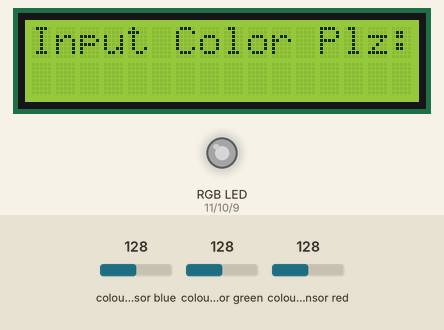
Bench run of a sketch on a simulated Arduino Uno, built with avr-gcc and run on an emulated ATmega328P. On the bench: 16×2 character LCD, an RGB LED mixed from three pins (HIGH = lit). Wiring (inferred from the names in the program): TCS3200 colour sensor: output pin 8; S2 pin 6; S3 pin 7; S0 pin 4; S1 pin 5. Inputs (shaded band) come from the test bench; at power-on: colour sensor blue 128, colour sensor green 128, colour sensor red 128. Dim RGB values are drawn brighter than linear; pins used as bus, display or sensor lines are not drawn.

Above: at 1.2 s.
1.3 s: colour sensor blue set to 5
At 2.7 s:
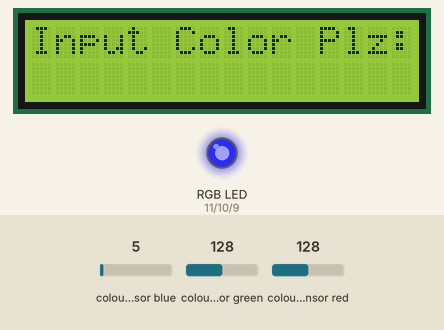
3.0 s: colour sensor green set to 5
At 4.3 s:
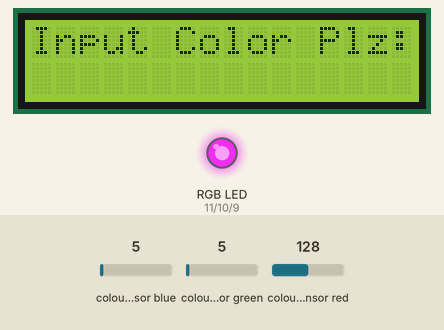
4.8 s: colour sensor red set to 5
At 6.1 s:
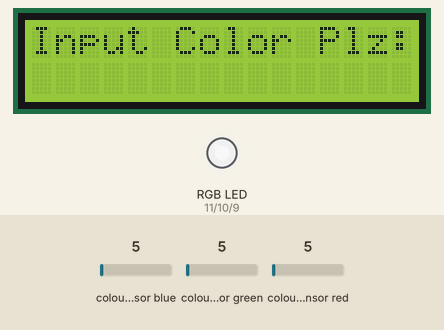
6.6 s: colour sensor blue set to 64
At 7.8 s:
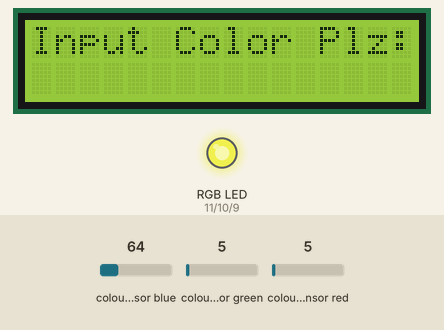
8.4 s: colour sensor green set to 64
At 9.6 s:
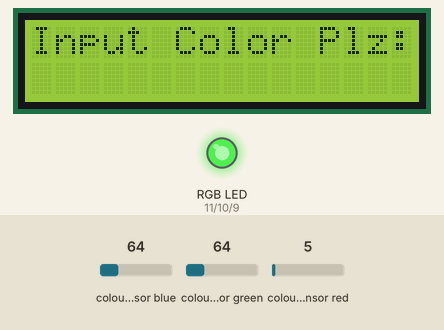
10.3 s: colour sensor red set to 73
At 11.4 s:
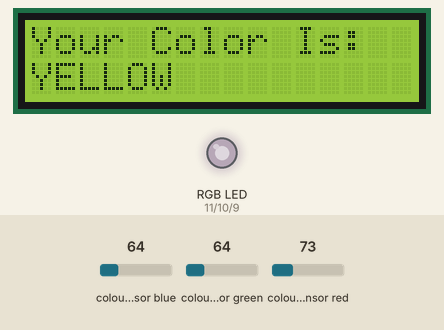
Timing chart, 0 to 13.1 s (numbered marks = the images above; inputs shaded):
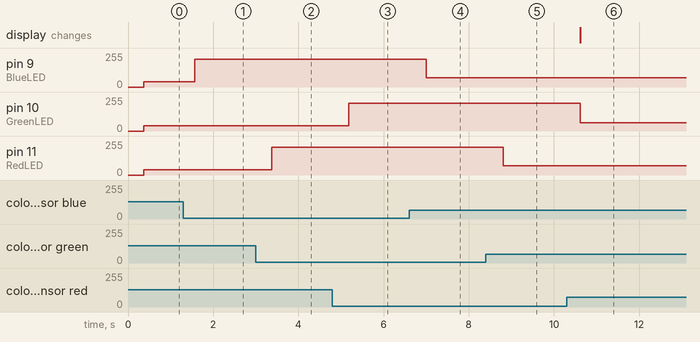

Measured:
- after the input at 1.3 s, pin 9 (BlueLED): 39/255 → 207/255 after 0.27 s
- after the input at 3.0 s, pin 11 (RedLED): 39/255 → 207/255 after 0.38 s
- after the input at 4.8 s, pin 10 (GreenLED): 39/255 → 207/255 after 0.39 s
- after the input at 6.6 s, pin 9 (BlueLED): 207/255 → 68/255 after 0.40 s
- after the input at 8.4 s, pin 11 (RedLED): 207/255 → 68/255 after 0.41 s
- after the input at 10.3 s, pin 10 (GreenLED): 207/255 → 62/255 after 0.31 s; the display: changes after 0.32 s (image 6)

The sketch:

Source_Code.ino
```cpp
#include <LiquidCrystal.h>
LiquidCrystal lcd (13,12,3,2,1,0);
#define S0 4
#define S1 5
#define S2 6
#define S3 7
#define RedLED 11
#define GreenLED 10
#define BlueLED 9
#define sensorOut 8
int frequencyRed = 0;
int frequencyGreen =0;
int frequencyBlue=0;

void setup() {
  lcd.begin( 16, 2);
  lcd.print("Input Color Plz:");
  pinMode(S0, OUTPUT);
  pinMode(S1, OUTPUT);
  pinMode(S2, OUTPUT);
  pinMode(S3, OUTPUT);
  pinMode(RedLED, OUTPUT);
  pinMode(GreenLED, OUTPUT);
  pinMode(BlueLED, OUTPUT);

  pinMode(sensorOut, INPUT);

  // Setting frequency-scaling to 20%
  digitalWrite(S0,HIGH);
  digitalWrite(S1,LOW);
  analogWrite(RedLED,0);
  analogWrite(GreenLED, 0);
  analogWrite(BlueLED, 0);
//  Serial.begin(9600);

}
void loop() {
  // Setting red filtered photodiodes to be read
  digitalWrite(S2,LOW);
  digitalWrite(S3,LOW);
  // Reading the output frequency
  frequencyRed = pulseIn(sensorOut, LOW);
  // Printing the value on the serial monitor
  Serial.print("R= ");//printing name
  Serial.print(frequencyRed);//printing RED color frequency
  Serial.print("  ");
  delay(100);
  // Setting Green filtered photodiodes to be read
  digitalWrite(S2,HIGH);
  digitalWrite(S3,HIGH);
  // Reading the output frequency
  frequencyGreen= pulseIn(sensorOut, LOW);
  // Printing the value on the serial monitor
  Serial.print("G= ");//printing name
  Serial.print(frequencyGreen);//printing RED color frequency
  Serial.print("  ");
  delay(100);
  // Setting Blue filtered photodiodes to be read
  digitalWrite(S2,LOW);
  digitalWrite(S3,HIGH);
  // Reading the output frequency
  frequencyBlue = pulseIn(sensorOut, LOW);
  // Printing the value on the serial monitor
  Serial.print("B= ");//printing name
  Serial.print(frequencyBlue);//printing RED color frequency
  Serial.println("  ");
  delay(100);
  analogWrite(RedLED, frequencyGreen);
    analogWrite(GreenLED, frequencyRed);
    analogWrite(BlueLED, frequencyBlue);
   //
  if(frequencyRed>46 && frequencyRed<65 && frequencyGreen>39 && frequencyGreen<90 && frequencyBlue>60 && frequencyBlue<160 ){
    lcd.clear();
    lcd.print("Your Color Is:");
    lcd.setCursor(0, 1);
    lcd.print("YELLOW");
    delay(3500);
    lcd.clear();
    lcd.print("Input Color Plz:");

  }
  //
  else if(frequencyRed>56 && frequencyRed<72 && frequencyGreen>255 && frequencyGreen<275 && frequencyBlue>180 && frequencyBlue<206 ){
    lcd.clear();
    lcd.print("Your Color Is:");
    lcd.setCursor(0, 1);
    lcd.print("RED");
     delay(3500);
    lcd.clear();
    lcd.print("Input Color Plz:");


  }
   else if(frequencyRed>350 && frequencyRed<380 && frequencyGreen>435 && frequencyGreen<475 && frequencyBlue>310 && frequencyBlue<350 ){
    lcd.clear();
    lcd.print("Your Color Is:");
    lcd.setCursor(0, 1);
    lcd.print("BLACK");
     delay(3500);
    lcd.clear();
    lcd.print("Input Color Plz:");

  }

  else if(frequencyRed>170 && frequencyRed<200 && frequencyGreen>168 && frequencyGreen<190 && frequencyBlue>190 && frequencyBlue<215 ){
    lcd.clear();
    lcd.print("Your Color Is:");
    lcd.setCursor(0, 1);
    lcd.print("GREEN");
     delay(3500);
    lcd.clear();
    lcd.print("Input Color Plz:");

  }
    else if(frequencyRed>160 && frequencyRed<186 && frequencyGreen>260 && frequencyGreen<285 && frequencyBlue>115 && frequencyBlue<140 ){
    lcd.clear();
    lcd.print("Your Color Is:");
    lcd.setCursor(0, 1);
    lcd.print("VIOLET");
     delay(3500);
    lcd.clear();
    lcd.print("Input Color Plz:");


  }
   else if(frequencyRed>115 && frequencyRed<150 && frequencyGreen>70 && frequencyGreen<100&& frequencyBlue>30 && frequencyBlue<50 ){
    lcd.clear();
    lcd.print("Your Color Is:");
    lcd.setCursor(0, 1);
    lcd.print("Sky Blue");
     delay(3500);
    lcd.clear();
    lcd.print("Input Color Plz:");


  }
//  else if(frequencyRed>75 && frequencyRed<98 && frequencyGreen>134 && frequencyGreen<170 && frequencyBlue>30 && frequencyBlue<42 ){
//    lcd.clear();
//    lcd.print("Your Color Is:");
//    lcd.setCursor(0, 1);
//    lcd.print("Viloet");
//     delay(3500);
//    lcd.clear();
//    lcd.print("Input Color Plz:");
//
//  }
//   else if(frequencyRed>57 && frequencyRed<81 && frequencyGreen>52 && frequencyGreen<69 && frequencyBlue>17 && frequencyBlue<29 ){
//    lcd.clear();
//    lcd.print("Your Color Is:");
//    lcd.setCursor(0, 1);
//    lcd.print("Lime Green");
//     delay(3500);
//    lcd.clear();
//    lcd.print("Input Color Plz:");
//
//  }
//  else if(frequencyRed>30 && frequencyRed<35 && frequencyGreen>98 && frequencyGreen<112 && frequencyBlue>20 && frequencyBlue<25 ){
//    lcd.clear();
//    lcd.print("Your Color Is:");
////    lcd.setCursor(0, 1);
////    lcd.print("Orange");
////     delay(3500);
////    lcd.clear();
////    lcd.print("Input Color Plz:");
//
//  }
}
```
